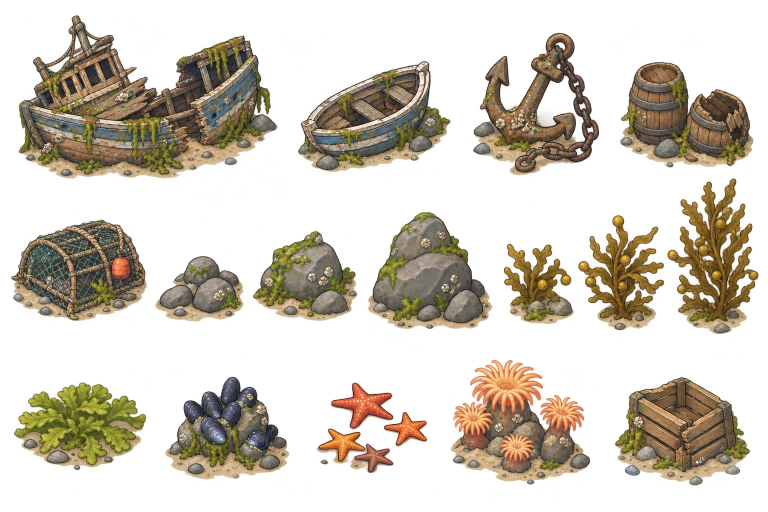
#> input picture art_source/seabed_props.png, 1536 x 1024 px, found by its file name (shown at 1/2 size)
$ python extract_seabed.py
#> lines starting #> are read from the running program, lines starting #| are printed output that depends on the picture; after the words box and inside, x2 and y2 are one past the last pixel; in counts of white or black regions, pixels touching at a corner belong together
"""Cuts the seabed props out of the props sheets into assets/sprites/seabed: the temperate
props (art_source/seabed_props.png) and the coral reef props (art_source/seabed_props_coral_reef.png).

The sheets have an alpha channel with a soft glow around each prop; the glow is cut off just
outside the dark outline. A prop may consist of several pieces (the starfish), which are cut
out together.

Needs Pillow, NumPy and SciPy. Usage (from the project folder):
  python tools/extract_seabed.py
"""
from pathlib import Path

import numpy as np
from PIL import Image
from scipy import ndimage

OUT = Path("assets/sprites/seabed")
# Per sheet, name: points on its pieces.
TEMPERATE = {
    "wreck": [(296, 194)], "rowboat": [(749, 233)], "anchor": [(1072, 208)], "barrels": [(1373, 229)],
    "lobster_pot": [(158, 541)], "stones": [(399, 578)], "rock": [(610, 552)], "boulder": [(860, 541)],
    "kelp_small": [(1078, 568)], "kelp": [(1242, 546)], "kelp_tall": [(1426, 512)],
    "sea_lettuce": [(160, 852)], "mussels": [(454, 856)], "starfish": [(724, 811), (811, 858), (710, 901)],
    "anemones": [(1041, 844)], "crate": [(1365, 862)],
}
CORAL_REEF = {
    "galleon": [(247, 201)], "treasure_chest": [(678, 211)], "brain_coral": [(1032, 227)],
    "branch_coral": [(1371, 194)], "table_coral": [(175, 547)], "sea_fan": [(525, 519)],
    "tube_sponge": [(809, 533)], "reef_anemone": [(1099, 544)], "coral_stones": [(1387, 543)],
    "coral_rock": [(191, 840)], "seagrass": [(539, 837)], "giant_clam": [(859, 869)],
    "blue_starfish": [(1159, 792), (1102, 884), (1248, 877)], "sea_urchin": [(1423, 829)],
}
SHEETS = {"art_source/seabed_props.png": TEMPERATE, "art_source/seabed_props_coral_reef.png": CORAL_REEF}
# Alpha range of the soft edge: below is glow, above is the prop.
EDGE = (120.0, 230.0)


def main() -> None:
    OUT.mkdir(parents=True, exist_ok=True)
    for path, props in SHEETS.items():
        _cut_sheet(path, props)


def _cut_sheet(path: str, props: dict) -> None:
#> called with path = 'art_source/seabed_props.png'
    sheet = np.array(Image.open(path).convert("RGBA"))
#> sheet is the input picture: shape (1024, 1536, 4); mean R, G, B, A 116.4, 98.7, 69.5, 90.3
    alpha = sheet[..., 3].astype(np.float32)
    labels, _ = ndimage.label(ndimage.binary_dilation(alpha > 128, iterations=2))
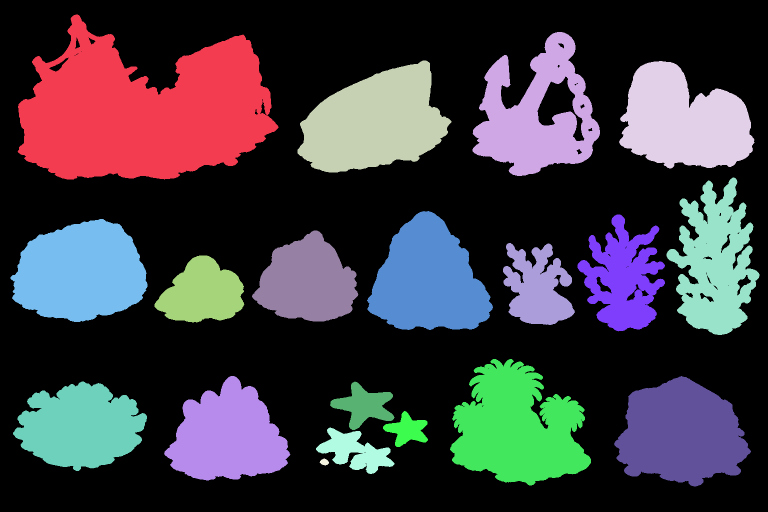
#> labels: shape (1024, 1536) int32 (shown at 1/2 size); 20 distinct labels, from 0 to 19; one colour per label, 0 black
    for name, points in props.items():
        keep = np.isin(labels, [labels[y, x] for x, y in points])
        ys, xs = np.nonzero(keep)
        box = (slice(ys.min(), ys.max() + 1), slice(xs.min(), xs.max() + 1))
        sprite = sheet[box].copy()
        edge = np.clip((alpha[box] - EDGE[0]) / (EDGE[1] - EDGE[0]), 0.0, 1.0) * 255.0
        edge[~keep[box]] = 0
        sprite[..., 3] = edge.astype(np.uint8)
        Image.fromarray(sprite).save(OUT / f"{name}.png")
        print(f"{name}: {sprite.shape[1]}x{sprite.shape[0]}")
#> this loop made 16 passes
#> pass 1, in _cut_sheet, `keep = np.isin(labels, [labels[y, x] for x, y in points])`:
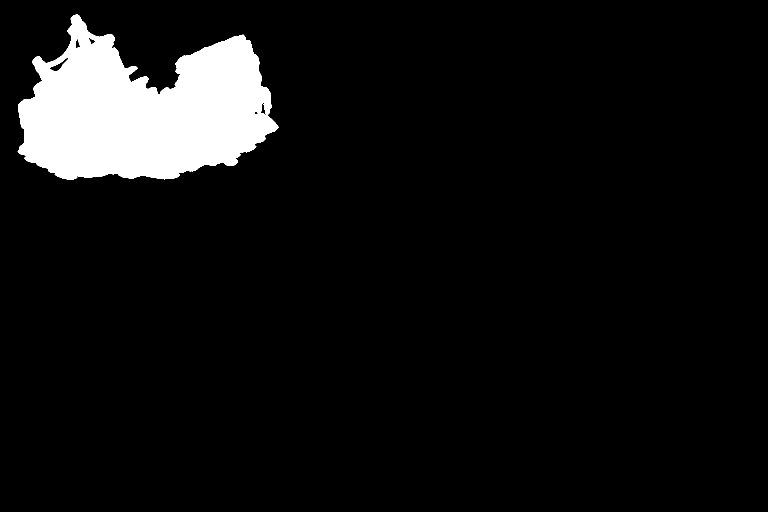
#> keep: shape (1024, 1536) bool (shown at 1/2 size); 7% white; 1 white region, box (x1, y1, x2, y2) and area: (35, 29, 557, 359) 110866
#> pass 1, in _cut_sheet, `edge = np.clip((alpha[box] - EDGE[0]) / (EDGE[1] - EDGE[0]), 0.0, 1.0)..`:
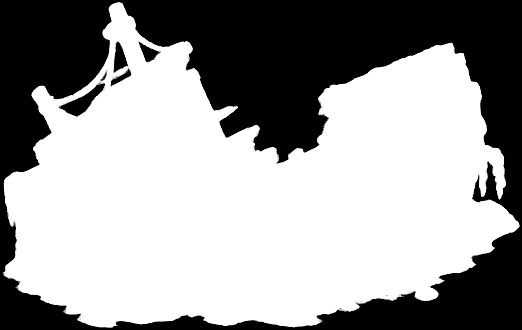
#> edge: shape (330, 522) float32; min 0, max 255, mean 156.5
#> pass 1, in _cut_sheet, `Image.fromarray(sprite).save(OUT / f"{name}.png")`:
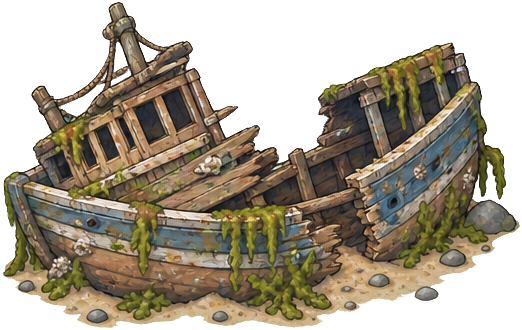
#> saved as wreck.png: PIL image 522x330 RGBA; mean R, G, B, A 109, 96.6, 72.1, 156.5; transparent parts drawn white
#> after the loop:
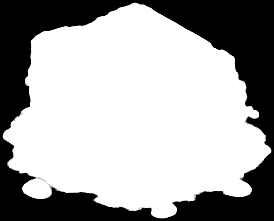
#> edge: shape (221, 274) float32; min 0, max 255, mean 166.9
#> after the loop:
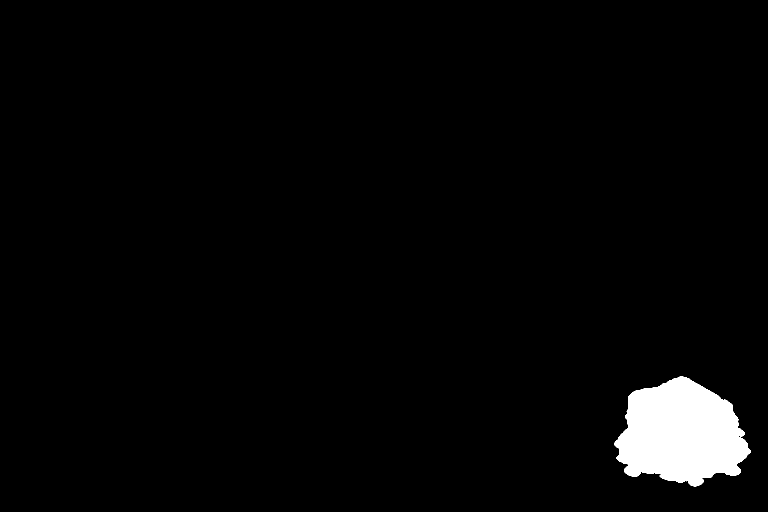
#> keep: shape (1024, 1536) bool (shown at 1/2 size); 2.6% white; 1 white region, box (x1, y1, x2, y2) and area: (1228, 752, 1502, 973) 41603
#> after the loop:
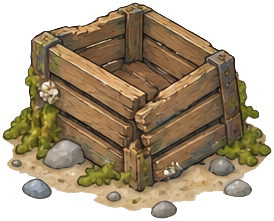
#> sprite: shape (221, 274, 4); mean R, G, B, A 130.3, 109.9, 77.5, 166.9; transparent parts drawn white
#> pass 2 of the loop in main, `for path, props in SHEETS.items():`:
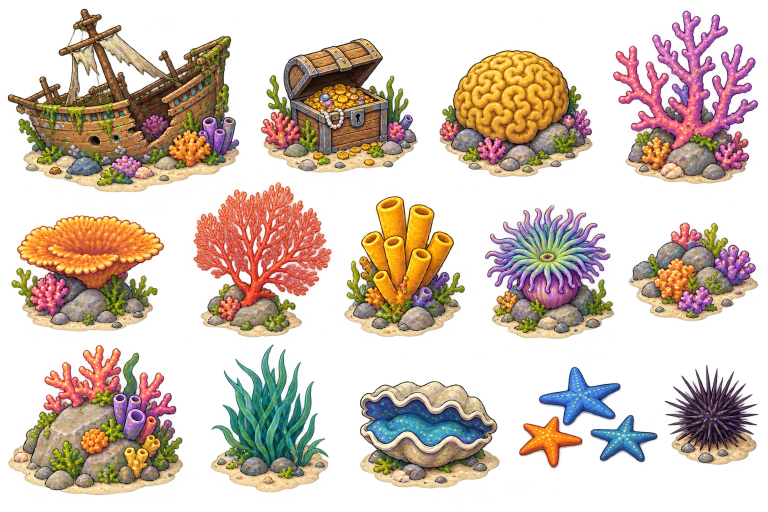
#> input picture art_source/seabed_props_coral_reef.png, 1536 x 1024 px, found by its file name (shown at 1/2 size)
#> in _cut_sheet, sheet is the input picture: shape (1024, 1536, 4); mean R, G, B, A 144.9, 114.2, 89.6, 108.7
#> labels: shape (1024, 1536) int32; 17 distinct labels, from 0 to 16
#> the loop in _cut_sheet (call 2), `for name, points in props.items():` made 14 passes
#> pass 1, in _cut_sheet (call 2), `keep = np.isin(labels, [labels[y, x] for x, y in points])`:
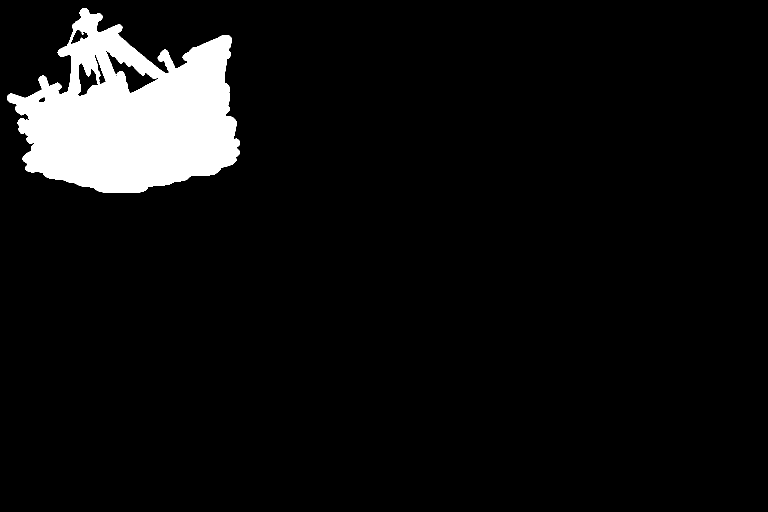
#> keep: shape (1024, 1536) bool (shown at 1/2 size); 6.6% white; 1 white region, box (x1, y1, x2, y2) and area: (14, 16, 480, 386) 104355
#> after the loop in _cut_sheet (call 2), `for name, points in props.items():`:
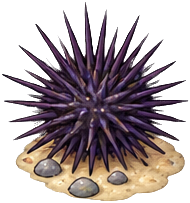
#> sprite: shape (203, 190, 4); mean R, G, B, A 87.5, 69.9, 73.8, 131; transparent parts drawn white


if __name__ == "__main__":
    main()
